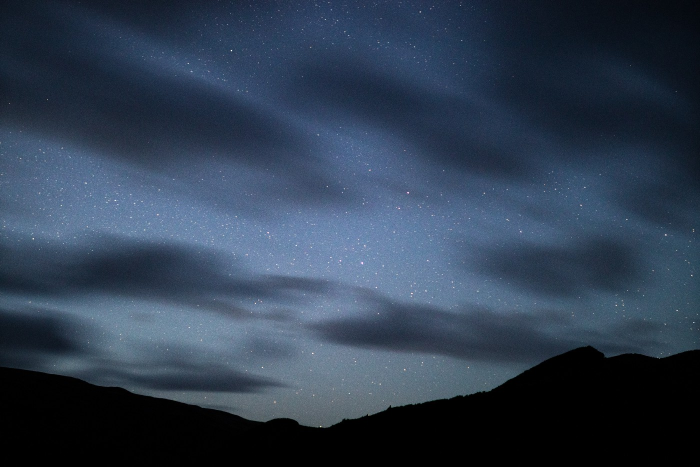
#> input picture Fundamental Operations/Resources/Photos/sky.jpeg, 1400 x 933 px (shown at 1/2 size)
$ python Addition.py
#> lines starting #> are read from the running program, lines starting #| are printed output that depends on the picture
import cv2 as cv

# read image 1
sky = cv.resize(src=cv.imread('../Resources/Photos/sky.jpeg'),dsize=(600,600),interpolation=cv.INTER_CUBIC)
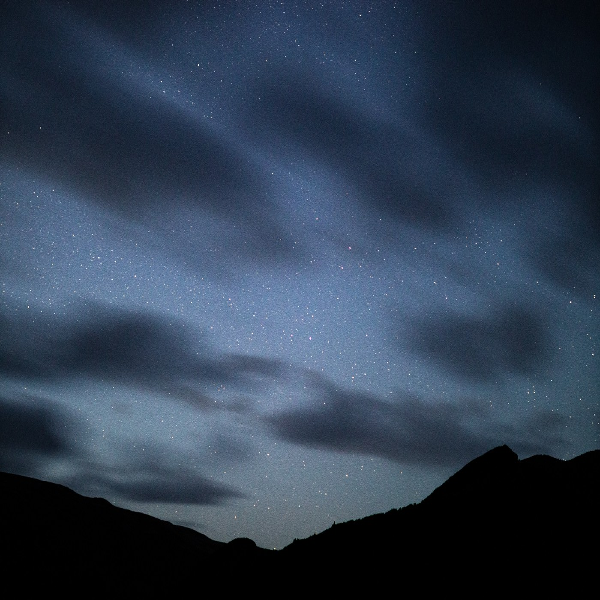
#> sky: shape (600, 600, 3); mean B, G, R 80.7, 61.8, 47.2
moon = cv.resize(src=cv.imread('../Resources/Photos/moon.jpeg'),dsize=(600,600),interpolation=cv.INTER_CUBIC)
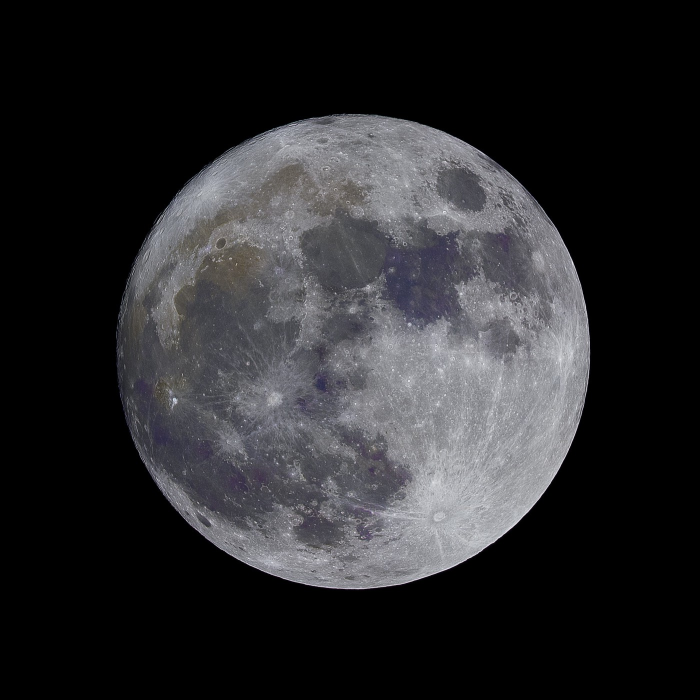
#> input picture Fundamental Operations/Resources/Photos/moon.jpeg, 1400 x 1400 px (shown at 1/2 size)
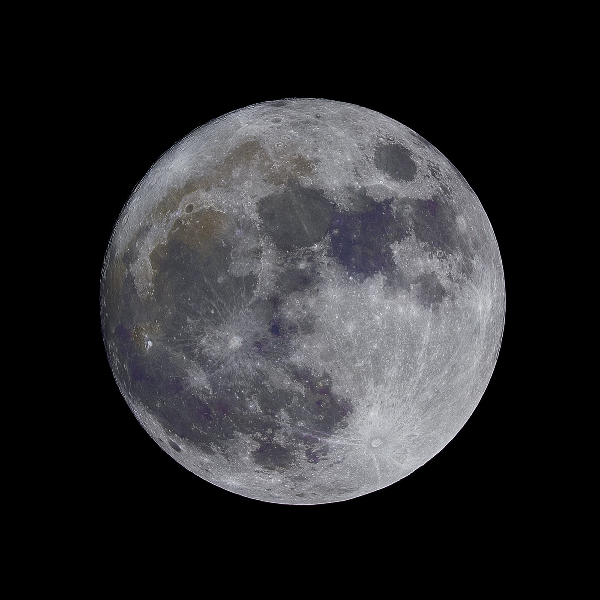
#> moon: shape (600, 600, 3); mean B, G, R 44, 41.8, 42
cv.imshow('Sky',sky)
cv.imshow('Moon',moon)

# add images
'''This directly adds up image pixels in the two images. '''
simple_add = cv.add(src1=moon,src2=sky)
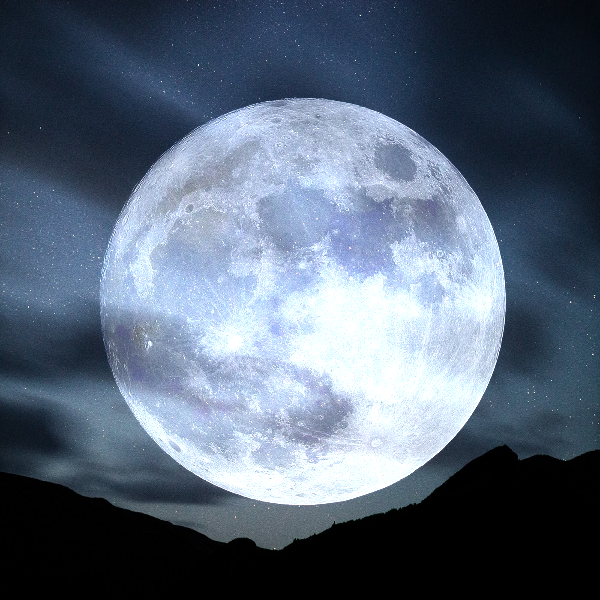
#> simple_add: shape (600, 600, 3); mean B, G, R 120.3, 102.5, 88.8
cv.imshow('Add',simple_add)

# add with weights
'''But adding the pixels is not an ideal situation. So, we use cv2.addweighted().
 Remember, both images should be of equal size and depth. '''
'''
This is also image addition, but different weights are given to images in order to give a feeling of blending or transparency.
Images are added as per the equation below:
g(x)=(1−α)f0(x)+αf1(x)
'''

weightedSum = cv.addWeighted(src1=sky,alpha=0.6,src2=moon,beta=0.4,gamma=0.5)
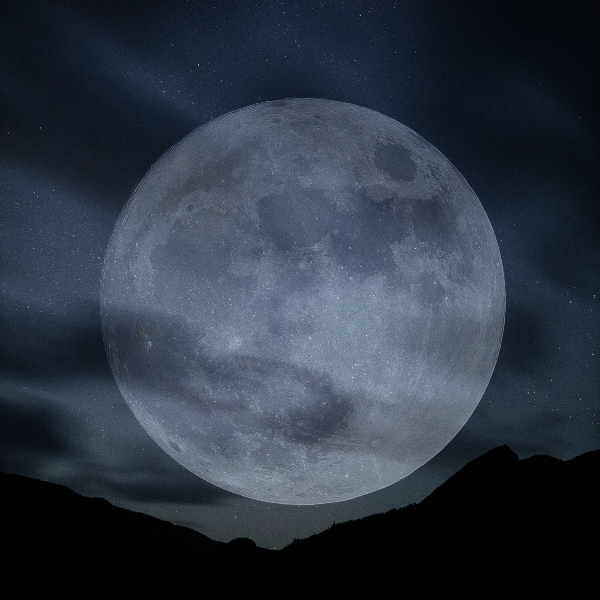
#> weightedSum: shape (600, 600, 3); mean B, G, R 66.5, 54.3, 45.5
cv.imshow('Weigthed Image',weightedSum)
'''
alpha = Weight of the first input image elements to be applied to the final image
beta = Weight of the second input image elements to be applied to the final image
gamma = Measurement of light
'''
cv.waitKey(0)
